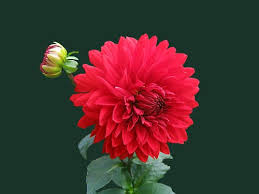
#> input picture image1.jpg, 259 x 194 px
$ jupyter execute 'Beginner Level Task 4 - Image to Pencil Sketch with Python.ipynb'
#> lines starting #> are read from the running program, lines starting #| are printed output that depends on the picture
# Vaibhav Khandare - Data Science Intern at LetsGrowMore Virtual Internship Program (October-2021)

# Beginner Level Task 4 - Image to Pencil Sketch with Python

[cell 1]
import cv2
from matplotlib import pyplot as plt

[cell 2]
#read the image
image = cv2.imread('image1.jpg')
#> image is the input picture: shape (194, 259, 3); mean B, G, R 46.3, 50.7, 73.1

[cell 3]
#to conver colored image into grayscale
gray_image = cv2.cvtColor(image, cv2.COLOR_BGR2GRAY)
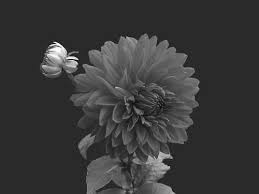
#> gray_image: shape (194, 259); min 5, max 254, mean 56.9

[cell 4]
#to invert the grayscale image
inverted_image = 255 - gray_image
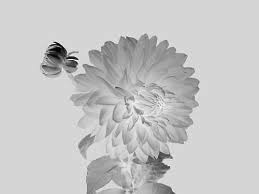
#> inverted_image: shape (194, 259); min 1, max 250, mean 198.1

[cell 5]
#blure the inverted image using GaussianBlur function
blurred = cv2.GaussianBlur(inverted_image, (21, 21), 0)
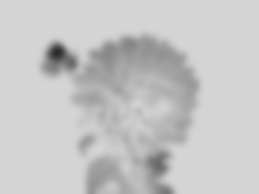
#> blurred: shape (194, 259); min 42, max 213, mean 198.1

[cell 6]
#now inverting that blured image
inverted_blurred = 255 - blurred
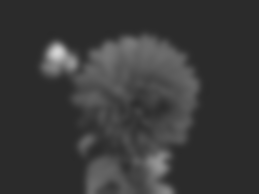
#> inverted_blurred: shape (194, 259); min 42, max 213, mean 56.9
pencil_sketch = cv2.divide(gray_image, inverted_blurred, scale=256.0)
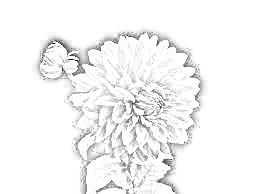
#> pencil_sketch: shape (194, 259); min 9, max 255, mean 245.1

[cell 7]
#this is an Original Image
plt.figure(figsize=(15,10))
plt.imshow(cv2.cvtColor(image,cv2.COLOR_BGR2RGB),cmap='gray')
plt.show()
